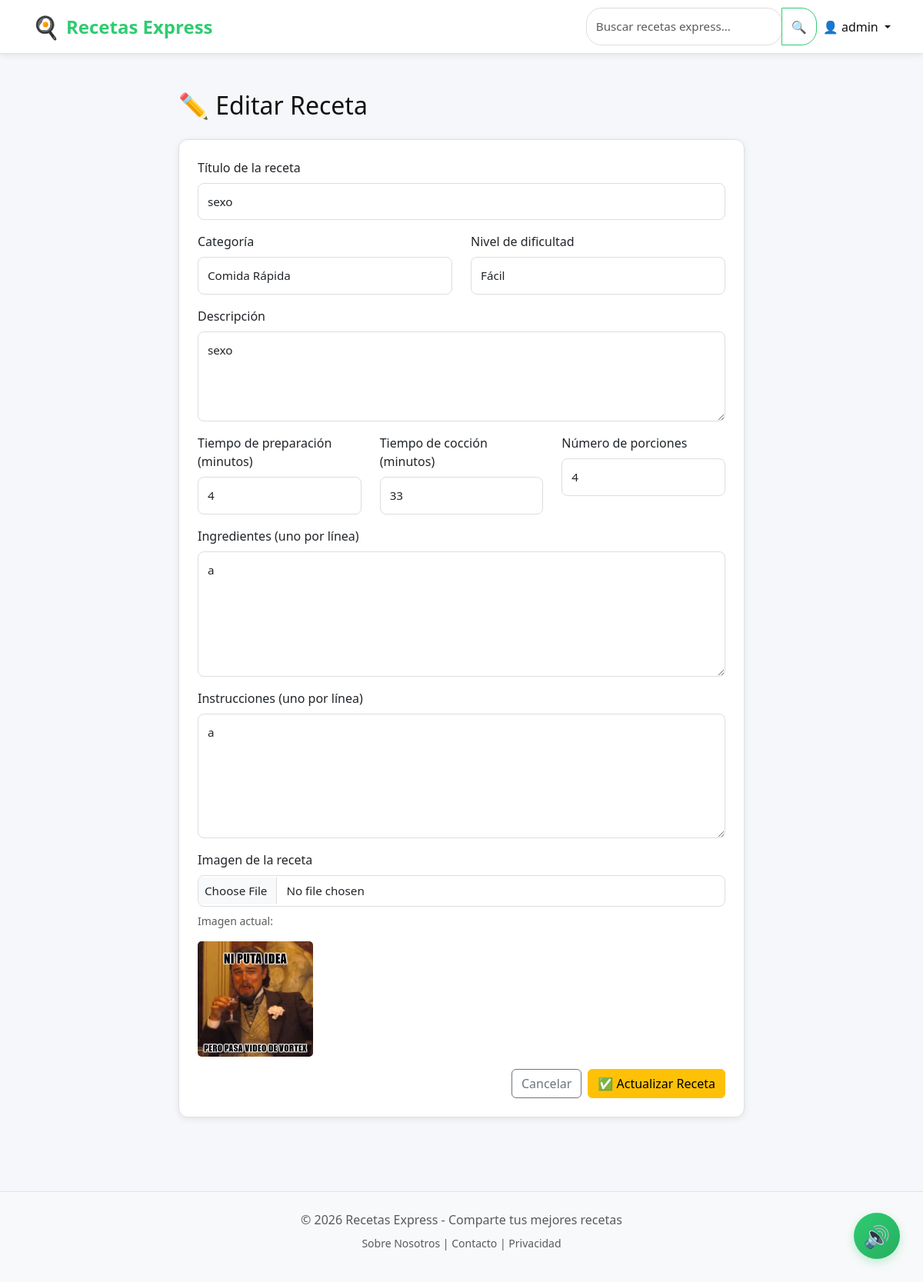
Screenshot of /recetas/1/editar/ (signed in) with the database file from the repository.
### recetas_app/models.py (models this page shows, shortened)
class Receta(models.Model):
    DIFICULTAD_CHOICES = [
        ('Fácil', 'Fácil'),
        ('Medio', 'Medio'),
        ('Difícil', 'Difícil'),
    ]
    titulo = models.CharField(max_length=200)
    descripcion = models.TextField()
    ingredientes = models.TextField(help_text="Escribe cada ingrediente en una línea separada")
    instrucciones = models.TextField(help_text="Escribe cada paso en una línea separada")
    tiempo_preparacion = models.IntegerField(help_text="En minutos")
    tiempo_coccion = models.IntegerField(help_text="En minutos", default=0)
    porciones = models.IntegerField(default=4)
    dificultad = models.CharField(max_length=10, choices=DIFICULTAD_CHOICES, default='Fácil')
    categoria = models.ForeignKey(Categoria, on_delete=models.PROTECT, related_name='recetas')
    imagen = models.ImageField(upload_to='recetas/images/%Y/%m/%d/')
    imagen_numero = models.IntegerField(default=0, db_index=True)
    imagen_ancho = models.IntegerField(default=0)
    imagen_alto = models.IntegerField(default=0)
    imagen_size_kb = models.IntegerField(default=0)
    autor = models.ForeignKey(User, on_delete=models.CASCADE, related_name='recetas')
    creada_en = models.DateTimeField(auto_now_add=True)
    actualizada_en = models.DateTimeField(auto_now=True)
    class Meta:
        ordering = ['-creada_en']
        indexes = [
            models.Index(fields=['-creada_en']),
            models.Index(fields=['categoria']),
            models.Index(fields=['autor']),
        ]

### recetas_app/views.py (the view)
# urls.py: path('recetas/<int:pk>/editar/', views.editar_receta, name='editar_receta'),
@login_required
def editar_receta(request, pk):
    receta = get_object_or_404(Receta, pk=pk, autor=request.user)
    if request.method == 'POST':
        form = RecetaForm(request.POST, request.FILES, instance=receta)
        if form.is_valid():
            form.save()
            messages.success(request, '¡Receta actualizada!')
            return redirect('detalle_receta', pk=receta.pk)
    else:
        form = RecetaForm(instance=receta)
    context = {'form': form, 'receta': receta}
    return render(request, 'recetas_app/editar_receta.html', context)

### recetas_app/models.py (called while the page is built)
    def __str__(self):
        return self.nombre

### recetas_app/templates/recetas_app/editar_receta.html (shortened to what this page needs)
{% extends 'base.html' %}
{% block content %}
<div class="container-xl py-5">
    <div class="row">
        <div class="col-lg-8 mx-auto">
            <h2 class="mb-4">✏️ Editar Receta</h2>
            <div class="card shadow-sm">
                <div class="card-body p-4">
                    <form method="POST" enctype="multipart/form-data">
                        <div class="row">
                            <div class="col-md-12 mb-3">
                                <label class="form-label">{{ form.titulo.label }}</label>
                                {{ form.titulo }}
                            </div>
                        </div>
                        <div class="row">
                            <div class="col-md-6 mb-3">
                                <label class="form-label">{{ form.categoria.label }}</label>
                                {{ form.categoria }}
                            </div>
                            <div class="col-md-6 mb-3">
                                <label class="form-label">{{ form.dificultad.label }}</label>
                                {{ form.dificultad }}
                            </div>
                        </div>
                        <div class="mb-3">
                            <label class="form-label">{{ form.descripcion.label }}</label>
                            {{ form.descripcion }}
                        </div>
                        <div class="row">
                            <div class="col-md-4 mb-3">
                                <label class="form-label">{{ form.tiempo_preparacion.label }}</label>
                                {{ form.tiempo_preparacion }}
                            </div>
                            <div class="col-md-4 mb-3">
                                <label class="form-label">{{ form.tiempo_coccion.label }}</label>
                                {{ form.tiempo_coccion }}
                            </div>
                            <div class="col-md-4 mb-3">
                                <label class="form-label">{{ form.porciones.label }}</label>
                                {{ form.porciones }}
                            </div>
                        </div>
                        <div class="mb-3">
                            <label class="form-label">{{ form.ingredientes.label }}</label>
                            {{ form.ingredientes }}
                        </div>
                        <div class="mb-3">
                            <label class="form-label">{{ form.instrucciones.label }}</label>
                            {{ form.instrucciones }}
                        </div>
                        <div class="mb-3">
                            <label class="form-label">{{ form.imagen.label }}</label>
                            {{ form.imagen }}
                            {% if receta.imagen %}
                                <p class="text-muted small mt-2">Imagen actual:</p>
                                <img src="{{ receta.imagen.url }}" alt="{{ receta.titulo }}" style="max-width: 150px; border-radius: 5px;">
                            {% endif %}
                        </div>
                        <div class="d-grid gap-2 d-md-flex justify-content-md-end">
                            <a href="{% url 'detalle_receta' receta.id %}" class="btn btn-outline-secondary">Cancelar</a>
                            <button type="submit" class="btn btn-warning">✅ Actualizar Receta</button>
                        </div>
                    </form>
                </div>
            </div>
        </div>
    </div>
</div>
{% endblock %}

### recetas_app/templates/base.html (shortened to what this page needs)
{% load static %}
<!DOCTYPE html>
<html lang="es">
<head>
    <link href="https://cdn.jsdelivr.net/npm/bootstrap@5.3.0/dist/css/bootstrap.min.css" rel="stylesheet">
    <link rel="stylesheet" href="{% static 'css/style.css' %}">
</head>
<body>
    <nav class="navbar navbar-expand-lg navbar-light bg-white shadow-sm sticky-top">
        <div class="container-xl">
            <a class="navbar-brand fw-bold" href="{% url 'home' %}">
                <span class="chef-icon">🍳</span> Recetas Express
            </a>
            <div class="collapse navbar-collapse" id="navbarNav">
                <div class="ms-auto d-flex gap-2 align-items-center flex-wrap">
                    <div class="search-bar">
                        <form method="GET" action="{% url 'listar_recetas' %}" class="d-flex">
                            <input class="form-control" type="search" name="busqueda" placeholder="Buscar recetas express...">
                            <button class="btn btn-outline-success" type="submit">🔍</button>
                        </form>
                    </div>
                    {% if user.is_authenticated %}
                        <div class="nav-item dropdown">
                            <a class="nav-link dropdown-toggle" href="#" id="navbarDropdown" role="button" data-bs-toggle="dropdown">
                                👤 {{ user.first_name|default:user.username }}
                            </a>
                        </div>
                    {% else %}
                        <a class="btn btn-outline-success" href="{% url 'login' %}">Inicia Sesión</a>
                        <a class="btn btn-success" href="{% url 'registro' %}">Regístrate</a>
                    {% endif %}
                </div>
            </div>
        </div>
    </nav>
    <main class="main-content">
        {% block content %}{% endblock %}
    </main>
    <footer class="bg-light py-4 mt-5 border-top">
        <div class="container-xl text-center">
            <p class="text-muted mb-2">© 2026 Recetas Express - Comparte tus mejores recetas</p>
            <p class="text-muted small">
                <a href="#" class="text-decoration-none text-muted">Sobre Nosotros</a> |
                <a href="#" class="text-decoration-none text-muted">Contacto</a> |
                <a href="#" class="text-decoration-none text-muted">Privacidad</a>
            </p>
        </div>
    </footer>
    <button id="voice-button-floating" class="voice-button-floating" aria-label="Leer página en voz alta" title="Escuchar página">
        🔊
    </button>
</body>
</html>

### recetas_app/static/css/style.css (style rules this page uses)
:root { --color-primary: #2ecc71; --color-light: #f8f9fa; --color-dark: #2c3e50; --color-text: #333; }
* { margin: 0; padding: 0; box-sizing: border-box; }
body { font-family: 'Segoe UI', Tahoma, Geneva, Verdana, sans-serif; background-color: #f5f7fa; color: #111111; }
html, body { height: 100%; }
main.main-content { min-height: calc(100vh - 200px); }
.navbar { border-bottom: 1px solid #e0e0e0; }
.navbar-brand { font-size: 1.5rem; color: var(--color-primary) !important; display: flex; align-items: center; gap: 0.5rem; }
.chef-icon { font-size: 1.8rem; }
.search-bar { width: 300px; }
.search-bar input { border-radius: 20px; border: 1px solid #ddd; }
.search-bar button { border-radius: 0 20px 20px 0; margin-left: -1px; }
.voice-button-floating { position: fixed; bottom: 30px; right: 30px; width: 60px; height: 60px; border-radius: 50%; background: linear-gradient(135deg, #2ecc71 0%, #27ae60 100%); border: none; color: white; font-size: 28px; cursor: pointer; box-shadow: 0 4px 12px rgba(46, 204, 113, 0.3); transition: all 0.3s ease; z-index: 999; display: flex; align-items: center; justify-content: center; }
.form-control, .form-select { border-radius: 8px; border: 1px solid #ddd; padding: 0.75rem; font-size: 0.95rem; transition: all 0.3s ease; }
.btn-outline-success { color: var(--color-primary); border-color: var(--color-primary); border-radius: 8px; font-weight: 600; }
.card { border: 1px solid #e0e0e0; border-radius: 12px; transition: all 0.3s ease; }
footer { background-color: #f8f9fa; border-top: 1px solid #e0e0e0; margin-top: auto; }
footer a { transition: color 0.3s ease; }
.bg-light { background-color: #f8f9fa !important; }
.shadow-sm { box-shadow: 0 2px 8px rgba(0, 0, 0, 0.08) !important; }
.card { animation: fadeIn 0.3s ease-out; }
html { scroll-behavior: smooth; }
input[type="file"] { padding: 0.5rem; }

### rows the page displays
Receta: titulo "sexo", categoria "Comida Rápida", dificultad "Fácil", descripcion "sexo", tiempo_preparacion "4", tiempo_coccion "33", porciones "4", ingredientes "a", instrucciones "a", imagen (picture)

### other values shown
{{ user.first_name|default:user.username }} "admin"
